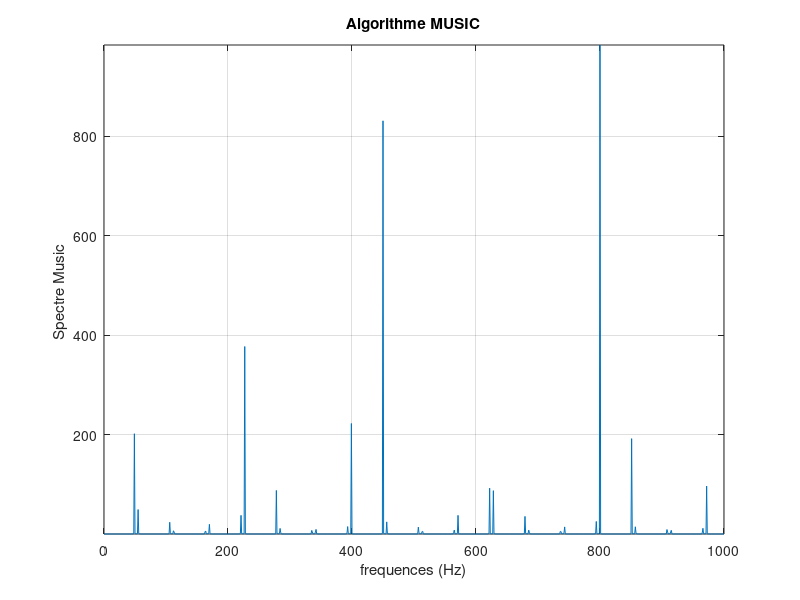

Source code (MATLAB):
close all; clear all; clc;


% SIGNAL RECU

% Caractérisiques du signal
frequences = [450;800]; % frequences des signaux

M = length(frequences); % Nombre de sources

NbrMesures = 1000; % Nombre de mesures réalisées par les capteurs
T=0:0.0001:0.0001*NbrMesures;%le temps
C=[2,2]; %Amplitude des signaux
B=zeros(2,NbrMesures);
for i=1:1:NbrMesures
    for k=1:1:2
        B(k,i)=C(k)*exp(1j*(2*pi*frequences(k)*T(i)));%signal reçu par le premier capteur à l'instant i issu du kième signal incident
    end
end

% Pulsation
w =2*pi*[frequences].';

NbrCapteurs = 10; % Nombre de capteurs
r = [(0:9)].'; % Réseau linéaire uniforme
% Matrice des vecteurs directeurs de l'antenne
o=r*w;
A=zeros(10,2);
for i=1:1:10
    for j=1:1:2    
        A (i,j)= cosd(o(i,j))+1j*sind(o(i,j));
    end
end

% Bruit
SNR =10; % SignaltoNoiseRatio
n = max(C)*(randn(NbrCapteurs,NbrMesures)*10^(-SNR/20) + 1j*randn(NbrCapteurs,NbrMesures)*10^(-SNR/20))/sqrt(2);

% Signal reçu
x = A*B + n;

% Algorithme MUSIC

% Matrice de covariance des signaux reçus
Rxx = x*x'/NbrMesures;

% Decompositions en vecteurs propres
[E,D] = eig(Rxx);
lambda=diag(D);
% Les vecteurs sont triés apr valeurs propres croissantes
En = E(:,1:end-M); % Vecteurs propres appartenant à l'espace bruit

% Recherche des frequences
f = (0:1:1000).'; % valeurs des frequences pour la recherche

 
% Point de recherche correspondant
VectF = 2*pi*[f].';
p=r*VectF;
VectDirecteurs=zeros(10,length(f));
for i=1:1:10
    for j=1:1:length(f)      
        VectDirecteurs (i,j)= cosd(p(i,j))+1j*sind(p(i,j));%Correspond au a(theta) du rapport
    end
end
% Spectre de MUSIC

Z = abs(VectDirecteurs'*En*En'*VectDirecteurs); %Z=1/P(thêta)fonction=zeros(1,length(Z));
for i=1:1:length(Z)
    Z(i,i)=1/Z(i,i);
    fonction(i)=Z(i,i);
end
% Affichage
figure();
plot(f,diag(Z));
title('Algorithme MUSIC');
xlabel('frequences (Hz)');
ylabel('Spectre Music ');
grid on; axis tight;
max1=0;
freqmax1=0;
max2=0;
freqmax2=0;
[pks,fr] = findpeaks(fonction);%Détection des pics avec MatLab

%Récupération des deux plus grands pics (max1 & max2) et leur fréquences
%correspondantes (freqmax1 & freqmax2)
for i=1:1:length(pks)
    if pks(i)>max1
        if pks(i)>max2 %max2 est le plus grand des pics
            max1=max2;%Si on doit remplacer max2, alors max1 prend la valeur de max2
            freqmax1=freqmax2;%On réalise les changements correspondants pour les fréquences
            max2=pks(i);
            freqmax2=fr(i);
        else
            max1=pks(i);
            freqmax1=fr(i);
        end
    end
end

